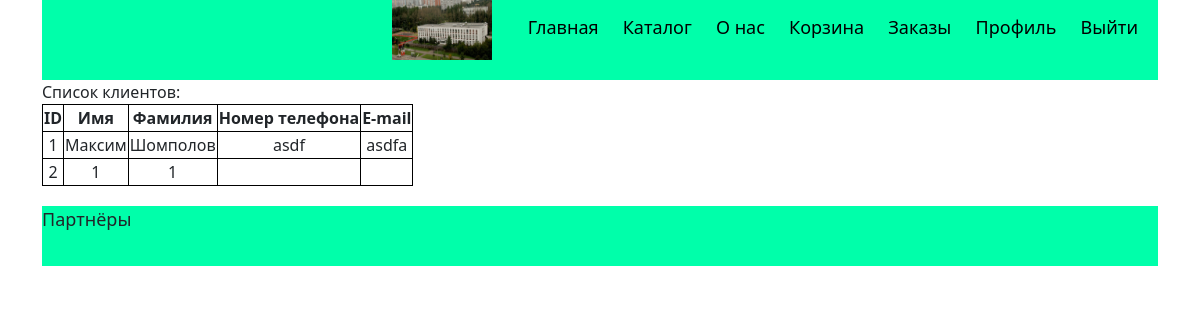
The page /customers_list/ (signed in) on the database its author committed.
### ORM.py (models this page shows, shortened)
class Customers(db.Model):
    id = db.Column(db.Integer, primary_key=True)
    surname = db.Column(db.String(80), nullable=False)
    name = db.Column(db.String(80), nullable=False)
    phone_number = db.Column(db.String(80), unique=True)
    email = db.Column(db.String(80), unique=True)
    registration_date = db.Column(db.DateTime, nullable=False)
    login = db.Column(db.String(80), unique=True)
    password = db.Column(db.String(200), nullable=False)
    total_orders = db.Column(db.Integer, nullable=False)
    admin = db.Column(db.Integer)
    patronymic = db.Column(db.String(80))
    bank_card_number = db.Column(db.String(80))
    passport_series_and_number = db.Column(db.String(80), unique=True)
    passport_date_of_issue = db.Column(db.DateTime)
    passport_who_issued = db.Column(db.String(80))
    shop_card_number = db.Column(db.Integer)
    shop_card_date_of_issue = db.Column(db.DateTime)
    shop_card_buy_amount = db.Column(db.Integer)
    address = db.Column(db.String(80))
    age = db.Column(db.Integer)

### main.py (the view)
@app.route('/customers_list/')
def customers_list():
    login = session.get('login')
    customer=Customers.query.filter_by(login=login).one()
    if not login or customer.admin == 0:
        return redirect(url_for('main'), code=302)
    customers = Customers.query.all()
    return render_template('customers_list.html',customers=customers)

### templates/customers_list.html (shortened to what this page needs)
{% extends "base.html" %}
{% block content %}
    <div>Список клиентов:</div>
    <table>
        <tr>
            <th>ID</th>
            <th>Имя</th>
            <th>Фамилия</th>
            <th>Номер телефона</th>
            <th>E-mail</th>
        </tr>
        {% for customer in customers %}
            <tr>
                <td>{{customer.id}}</td>
                <td>{{customer.name}}</td>
                <td>{{customer.surname}}</td>
                <td>{{customer.phone_number}}</td>
                <td>{{customer.email}}</td>
            </tr>
        {% endfor %}
    </table>
{% endblock %}

### static/Style.css (style rules this page uses)
th { border: 1px solid black; text-align: center }
td { border: 1px solid black; text-align: center }

### rows shown on the page
Customers: id "1", name "Максим", surname "Шомполов", phone_number "asdf", email "asdfa"
Customers: id "2", name "1", surname "1"
